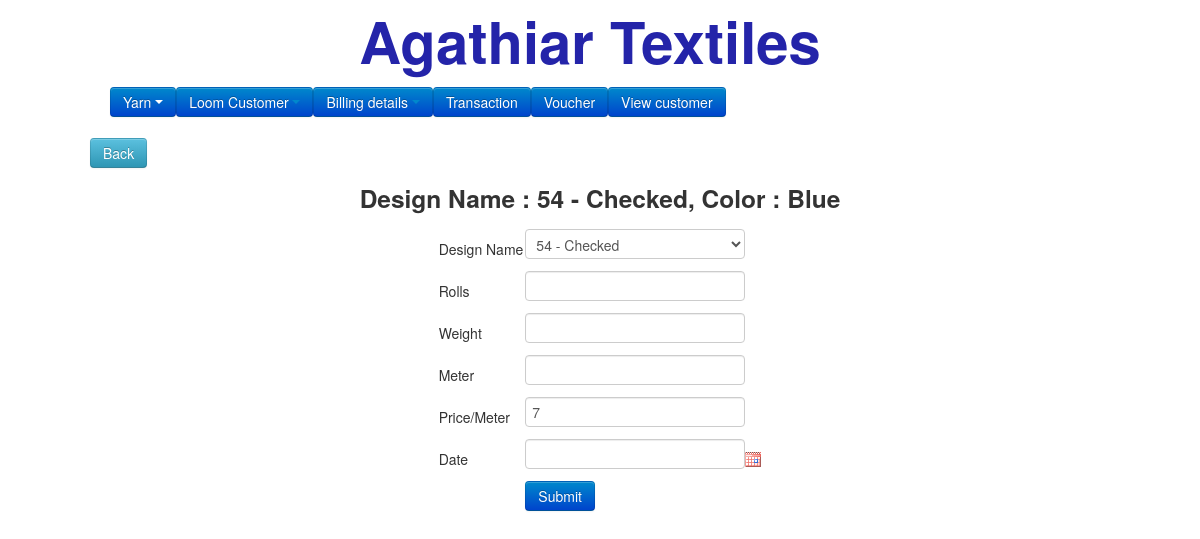
The page /return_Paavudetails.php?userid=1&paavuid=2 on the database as committed earlier.
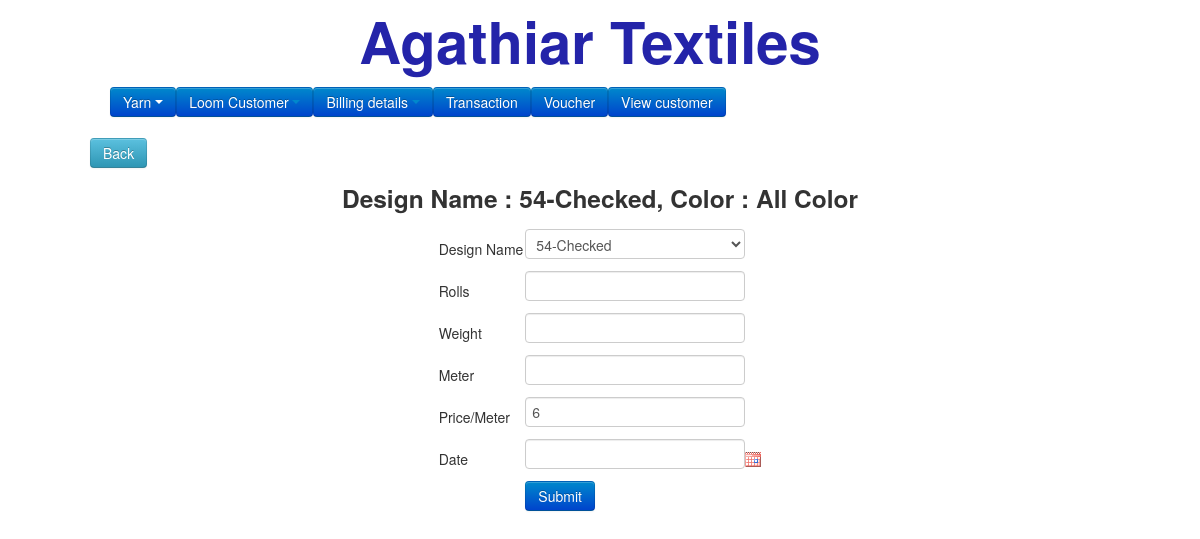
The same page on the database as committed later.
### tables this page shows
CREATE TABLE `paavus` (
  `id` int(50) NOT NULL,
  `paavuno` int(20) NOT NULL,
  `name` varchar(50) NOT NULL,
  `userid` int(50) NOT NULL,
  `price` double NOT NULL,
  `date` timestamp NOT NULL DEFAULT CURRENT_TIMESTAMP,
  `color` varchar(50) NOT NULL,
  `status` int(10) NOT NULL,
  `statusupdate` varchar(50) NOT NULL,
  `carry_paavuid` int(20) NOT NULL,
  `closeamount` double NOT NULL
);

CREATE TABLE `designs` (
  `id` int(11) NOT NULL,
  `name` varchar(50) NOT NULL,
  `fromvalue` float NOT NULL,
  `tovalue` float NOT NULL,
  `date` varchar(100) NOT NULL
);

### return_paavudetails.php (the view, shortened to what this page needs)
<?php
include('template/header.php');
$userid =$_REQUEST["userid"];
$paavuid =$_REQUEST["paavuid"];
$designs = getData('designs');
$paavus = getSingleData('paavus',$paavuid);
$edit = false;
$thread = [];
?>
<div class="back"><a href="paavudetails.php?userid=<?php echo $userid; ?>&paavuid=<?php echo $paavuid; ?>"><input type="button" value="Back" class="btn btn-info"></a></div>
<center>
<h3>Design Name : <?php echo getDataByName('designs', $paavus[0]['name'], 'name');  ?>, Color : <?php echo $paavus[0]['color']  ?> </h3>
<form  action="paavudetails.php?userid=<?php echo $userid; ?>&paavuid=<?php echo $paavuid; ?>" method="post" autocomplete="off" id="formID">
<table>
<tr><td>Design Name</td><td><select name="design" >
<?php
	foreach($designs as $key=>$val){
		if($edit == true && $val['id'] == $thread['design']){
			echo "<option value=".$val['id']." selected>".$val['name']."</option>";
		} else if($val['id'] == $paavus[0]['name']) {
			echo "<option value=".$val['id']." selected>".$val['name']."</option>";
		} else {
			echo "<option value=".$val['id'].">".$val['name']."</option>";
		}
	}
?>
</select></td></tr>
<tr><td>Rolls</td><td><input type="text" name="roles" value="<?php echo editData($thread, 'roles'); ?>" class='validate[required,custom[number]]'></td></tr>
<tr><td>Weight</td><td><input type="text" name="weight" value="<?php echo editData($thread, 'weight'); ?>" class='validate[required,custom[number]]'></td></tr>
<tr><td>Meter </td><td><input type="text" name="meter" value="<?php echo editData($thread, 'meter'); ?>" class='validate[required,custom[number]]'></td></tr>
<tr><td>Price/Meter</td><td><input type="text" name="amount" value="<?php if($edit == true) { echo editData($thread, 'amount'); } else { echo $paavus[0]['price']; } ?>" class='validate[required,custom[number]]' ></td></tr>
<tr><td>Date </td><td><input type="text" name="date" value="<?php if(empty(editData($thread, 'date'))){echo '';}else{echo date('d-m-Y',editData($thread, 'date'));} ?>" class='validate[required] datepicker'></td></tr>
<tr><td></td><td>
<input type="submit" id="submit" value="Submit" class="btn btn-primary"></td></tr>
</table>
</form>
</center>
</body>
</html>

### template/header.php (shortened to what this page needs)
<?php
function getData($tablename, $order=''){
	$sql = "select * from {$tablename} {$order}";
	$select=mysql_query($sql);
	$i=0;
	while($fetch = mysql_fetch_assoc($select)) {
		$data[$i] = $fetch;
		$i++;
	}
	return $data;
}
function getSingleData($tablename, $id){
	$sql = "select * from {$tablename} where id = {$id}";
	$select=mysql_query($sql);
	$i=0;
	$data = [];
	while($fetch = mysql_fetch_assoc($select)) {
		$data[$i] = $fetch;
		$i++;
	}
	return $data;
}
function getDataByName($tablename, $id, $fieldName){
	if($id){
	$sql = "select * from {$tablename} where id = {$id}";
	$select=mysql_query($sql);
	$i=0;
	while($fetch = mysql_fetch_assoc($select)) {
		$data[$i] = $fetch;
		$i++;
	}
	return $data[0][$fieldName];
	} else {
		return '';
	}
}
function editData($data, $val){
	if(isset($data[$val])){
		return $data[$val];
	}else {
		return '';
	}
}
?>
<!DOCTYPE HTML>
<html>
<head>
<link rel="stylesheet" type="text/css" href="css/bootstrap.min.css">
<link rel="stylesheet" type="text/css" href="css/jquery.dataTables.css">
<link rel="stylesheet" media="all" type="text/css" href="css/jquery-ui-1.8.16.custom.css" />
  <link rel="stylesheet" media="all" type="text/css" href="css/validationEngine.jquery.css" />
</head>
<body class="container" style="width:85%;">
<div class="container-fluid" >
	<div class="row">
		<div class="page-banner" style="font-size: 58px;font-weight: bold;text-align: center;padding: 16px;color: #2424a9;margin:15px;">Agathiar Textiles </div>
	</div>
	<div>
		<nav style="min-height:36px;" class="navbar navbar-default">
			<div class="buttoncls">
				<ul class="nav navbar-nav">
				  <li class="active">
					<div class="dropdown">
					  <button class="btn btn-primary dropdown-toggle" type="button" data-toggle="dropdown">Yarn
					  <span class="caret"></span></button>
					</div>
				  </li>
				  <li><div class="dropdown">
					  <button class="btn btn-primary dropdown-toggle" type="button" data-toggle="dropdown">Loom Customer
					  <span class="caret"></span></button>
					</div>
				  </li>
				  <li><div class="dropdown">
					  <button class="btn btn-primary dropdown-toggle" type="button" data-toggle="dropdown">Billing details
					  <span class="caret"></span></button>
					</div>
				  </li>
				  <li><a href="transaction.php" style="color:#FFF;padding:0;"><button class="btn btn-primary dropdown-toggle " type="button" > Transaction</button></a></li>
				  <li><a href="voucher.php" style="color:#FFF;padding:0;"><button class="btn btn-primary dropdown-toggle " type="button" > Voucher</button></a></li>
					<li><a href="users.php" style="color:#FFF;padding:0;"><button class="btn btn-primary dropdown-toggle " type="button" > View customer</button></a></li>
				</ul>
			</div>
		</nav>
	</div>
</div>

Rows that differ between the two databases and show on the page:
changed paavus: name.name "54 - Checked" → "54-Checked"; color "Blue" → "All Color"; amount "7" → "6"
Other text that changed with them:
form field design: "54 - Checked" → "54-Checked"
